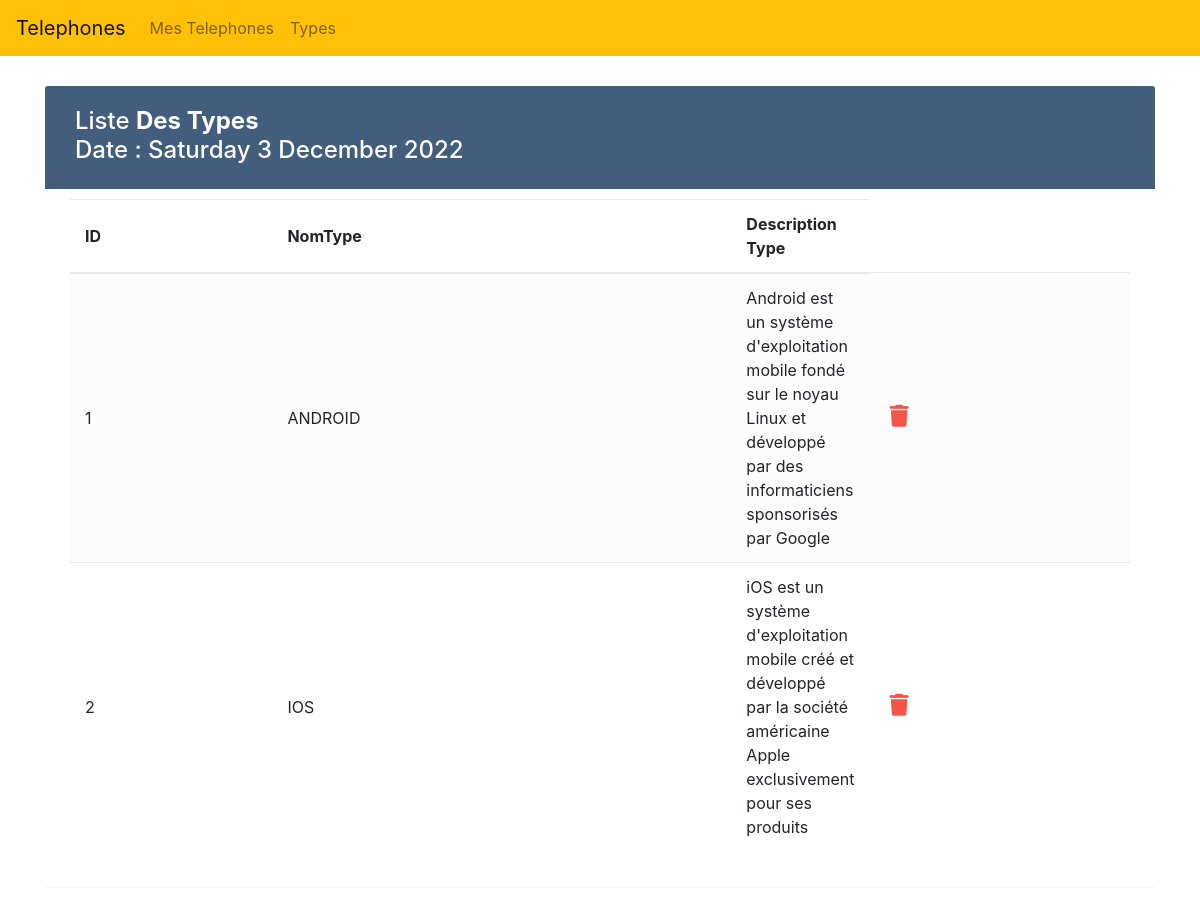
The page /MesTelephones/types/ on the database its author committed.
### MesTelephones/models.py (models this page shows, shortened)
class Type(models.Model):
    nomType = models.CharField(max_length=30)
    description = models.TextField(null=True)

### MesTelephones/views.py (the view)
# urls.py: path('types/', views.list_typ, name='types'),
def list_typ(request):
    typ = Type.objects.all().values()
    template = loader.get_template('type.html')
    context = {
    'typ':typ,
    }
    return HttpResponse(template.render(context, request))

### MesTelephones/templates/type.html (shortened to what this page needs)
{% load static %}
<!DOCTYPE html>
<html lang="en">
<head>
    <link rel="stylesheet" href="{% static 'stylee.css' %}">
    <link rel="stylesheet" href="{% static 'css/bootstrap.min.css' %}">
    <link rel="stylesheet" href="https://cdnjs.cloudflare.com/ajax/libs/font-awesome/6.2.0/css/all.min.css" />
</head>
<body>
{% include "navBar.html" %}
<div class="container">
  <div class="table-wrapper">
    <div class="table-title">
      <div class="row">
        <div class="col-sm-6">
          <h2>Liste <b>Des Types</b></h2>
          <h4>Date : {% now " l j E Y" %} </h4>
        </div>
      </div>
    </div>
    <table class="table table-striped table-hover">
      <thead>
        <tr>
          <th>ID</th>
          <th>NomType</th>
          <th>Description Type</th>
        </tr>
      </thead>
      <tbody>
       {% for a in typ %}
        <tr>
            <td>{{ a.id }}</td>
            <td>{{ a.nomType }}</td>
            <td>{{ a.description}}</td>
          <td>
            <a href="del_prod/{{ a.id }}" onclick="return confirm('Etes vous sure de vouloir supprimer cette type?')" class="delete" data-toggle="modal"><i class="fa-solid fa-trash"></i></a>
          </td>
        </tr>
        {% endfor %}
      </tbody>
    </table>
  </div>
</div>
</body>
</html>

### MesTelephones/static/css/stylee.css (style rules this page uses)
body { color: #566787; background: #f5f5f5; font-family: 'Varela Round', sans-serif; font-size: 13px; }
.container { margin:auto; width: 80%; }
table { margin-left:auto; margin-right:auto; width:90%; }
.table-wrapper { background: #fff; padding: 20px 25px; margin: 30px 0; border-radius: 3px; box-shadow: 0 1px 1px rgba(0,0,0,.05); }
.table-title { padding-bottom: 15px; background: #435d7d; color: #fff; padding: 16px 30px; margin: -20px -25px 10px; border-radius: 3px 3px 0 0; }
.table-title h2 { margin: 5px 0 0; font-size: 24px; }
table.table tr th, table.table tr td { border-color: #e9e9e9; padding: 12px 15px; vertical-align: middle; }
table.table tr th:first-child { width: 80; }
table.table tr th:last-child { width: 100px; }
table.table-striped tbody tr:nth-of-type(odd) { background-color: #fcfcfc; }
table.table td:last-child i { opacity: 0.9; font-size: 22px; margin: 0 5px; }
table.table td a { font-weight: bold; color: #566787; display: inline-block; text-decoration: none; outline: none !important; }
table.table td a.delete { color: #F44336; }
table.table td i { font-size: 19px; }

### rows shown on the page
Type: id "1", nomType "ANDROID", description "Android est un système d'exploitation mobile fondé sur le noyau Linux et développé par des informaticiens sponsorisés par Google"
Type: id "2", nomType "IOS", description "iOS est un système d'exploitation mobile créé et développé par la société américaine Apple exclusivement pour ses produits"
